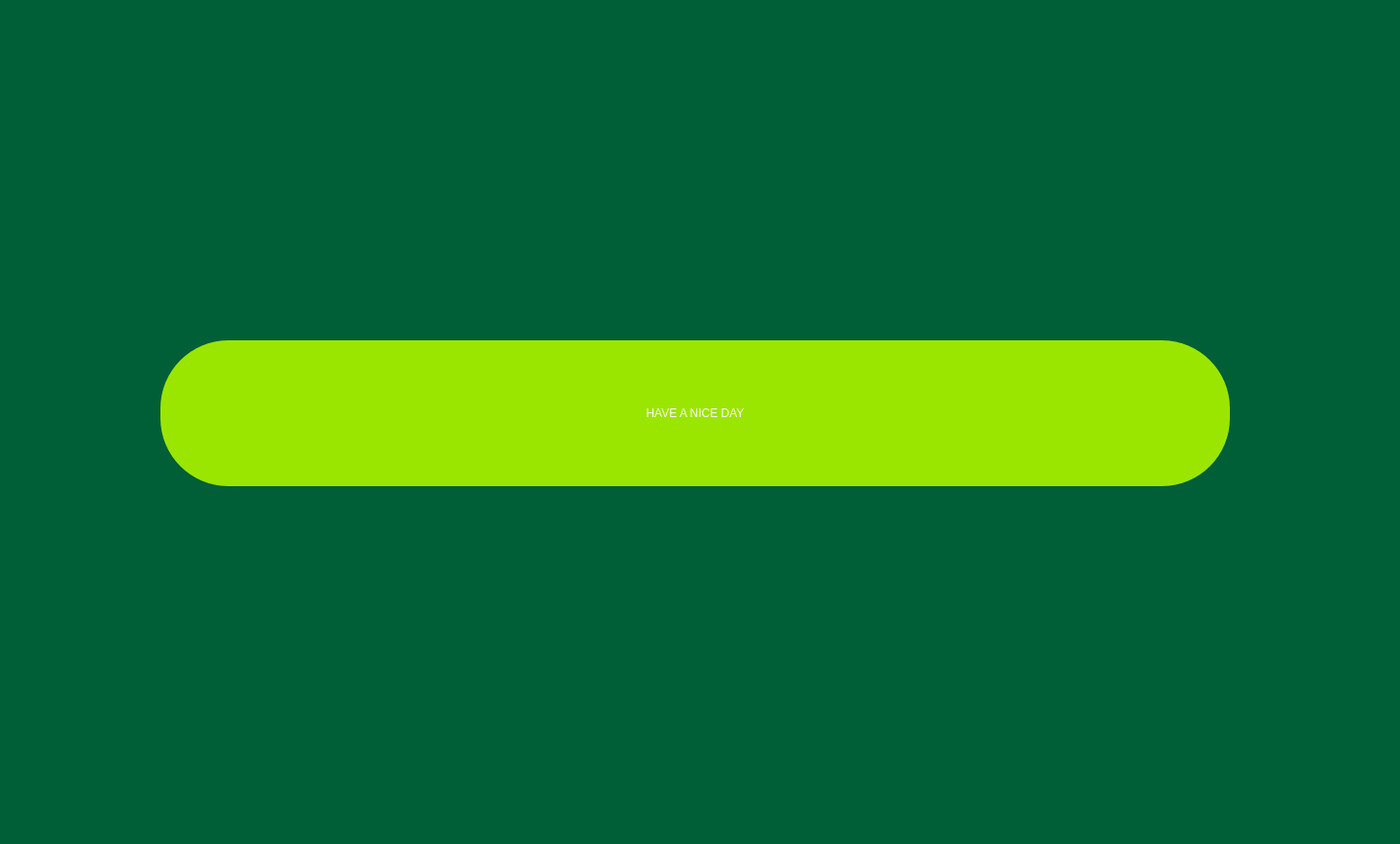
<?xml version="1.0" encoding="UTF-8"?>
<ui version="4.0">
 <class>MainWindow</class>
 <widget class="QMainWindow" name="MainWindow">
  <property name="geometry">
   <rect>
    <x>0</x>
    <y>0</y>
    <width>1440</width>
    <height>868</height>
   </rect>
  </property>
  <property name="windowTitle">
   <string>MainWindow</string>
  </property>
  <property name="styleSheet">
   <string notr="true">background-color: rgb(0, 95, 55);</string>
  </property>
  <widget class="QWidget" name="centralwidget">
   <widget class="QLabel" name="label">
    <property name="geometry">
     <rect>
      <x>165</x>
      <y>350</y>
      <width>1100</width>
      <height>150</height>
     </rect>
    </property>
    <property name="styleSheet">
     <string notr="true">color: rgb(255, 255, 255);
background-color: rgb(155, 230, 0);
font: 80pt &quot;MS Shell Dlg 2&quot;;
border-radius: 70px;</string>
    </property>
    <property name="text">
     <string>HAVE A NICE DAY</string>
    </property>
    <property name="alignment">
     <set>Qt::AlignCenter</set>
    </property>
   </widget>
  </widget>
 </widget>
 <resources/>
 <connections/>
</ui>
